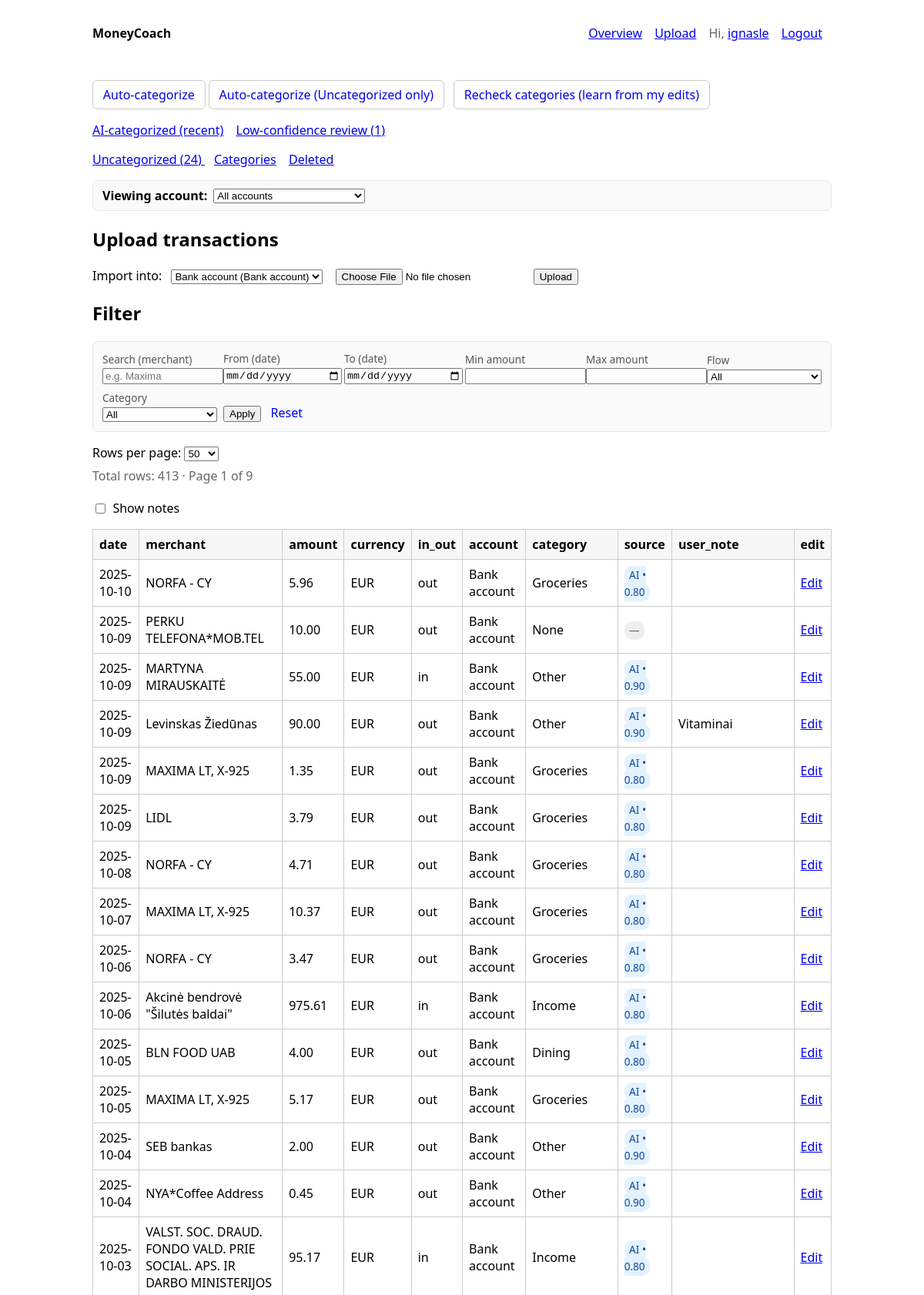
The app's page / (signed in, upper part) with its own data.
### finance/models.py (models this page shows, shortened)
class Transaction(models.Model):
    IN = "in"
    OUT = "out"
    IO_CHOICES = [(IN, "Income"), (OUT, "Spending")]
    ai_suggested_fk = models.ForeignKey(
        Category, null=True, blank=True, on_delete=models.SET_NULL, related_name="ai_suggested_for"
    )
    ai_confidence = models.FloatField(null=True, blank=True)
    ai_reason = models.TextField(blank=True, default="")
    category = models.CharField(max_length=32, choices=CATEGORY_CHOICES, null=True, blank=True)
    category_source = models.CharField(max_length=16, choices=SOURCE_CHOICES, default="unknown")
    user_note = models.TextField(blank=True, default="")
    category_fk = models.ForeignKey(Category, null=True, blank=True, on_delete=models.SET_NULL)
    updated_at = models.DateTimeField(auto_now=True)
    user = models.ForeignKey(settings.AUTH_USER_MODEL, on_delete=models.CASCADE)
    money_source = models.ForeignKey(MoneySource, null=True, blank=True, on_delete=models.SET_NULL, related_name="transactions")
    date = models.DateField()
    merchant = models.CharField(max_length=255, blank=True, default="")
    amount = models.DecimalField(max_digits=12, decimal_places=2)  # positive; direction via in_out
    currency = models.CharField(max_length=8, default="EUR")
    in_out = models.CharField(max_length=3, choices=IO_CHOICES, default=OUT)
    notes = models.TextField(blank=True, default="")
    fingerprint = models.CharField(max_length=64, db_index=True)
    created_at = models.DateTimeField(auto_now_add=True)
    is_deleted = models.BooleanField(default=False)
    deleted_at = models.DateTimeField(null=True, blank=True)
    deleted_note = models.CharField(max_length=200, blank=True, default="")
    class Meta:
        unique_together = ("user", "fingerprint")
        ordering = ["-date", "-id"]
        indexes = [
            models.Index(fields=["user", "is_deleted", "date"]),
            models.Index(fields=["user", "is_deleted", "money_source", "date"]),
        ]

class MoneySource(models.Model):
    TYPE_CHOICES = [
        ("bank", "Bank account"),
        ("cash", "Cash reserve"),
        ("savings", "Savings account"),
    ]
    user = models.ForeignKey(settings.AUTH_USER_MODEL, on_delete=models.CASCADE, related_name="money_sources")
    name = models.CharField(max_length=100)
    type = models.CharField(max_length=20, choices=TYPE_CHOICES, default="bank")
    is_active = models.BooleanField(default=True)
    current_balance = models.DecimalField(max_digits=12, decimal_places=2, null=True, blank=True)
    balance_updated_at = models.DateTimeField(null=True, blank=True)
    created_at = models.DateTimeField(auto_now_add=True)
    updated_at = models.DateTimeField(auto_now=True)
    class Meta:
        unique_together = [("user", "name")]
        indexes = [
            models.Index(fields=["user", "is_active"]),
        ]

class Category(models.Model):
    user = models.ForeignKey(settings.AUTH_USER_MODEL, on_delete=models.CASCADE)
    name = models.CharField(max_length=40)
    color = models.CharField(max_length=7, blank=True, default="")  # optional hex color
    class Meta:
        unique_together = ("user", "name")
        ordering = ["name"]

### finance/views.py (the view, shortened to what this page needs)
# urls.py: path("", f.upload, name="upload"),
@login_required
def upload(request):
    sources = list(MoneySource.objects.filter(user=request.user, is_active=True).order_by("name"))
    if not sources:
        primary_src = MoneySource.objects.create(user=request.user, name="Primary account", type="bank", is_active=True)
        sources = [primary_src]
    default_src = sources[0]
    src_param = (request.GET.get("src") or "").strip()
    active_src = None
    if src_param and src_param != "all":
        try:
            active_src = MoneySource.objects.get(id=int(src_param), user=request.user, is_active=True)
        except MoneySource.DoesNotExist:
            active_src = None  # fallback to all
    stype = (request.GET.get("stype") or "").strip()  # "", "bank", "cash", "savings"
    valid_types = {t for t, _ in MoneySource.TYPE_CHOICES}
    if stype and stype not in valid_types:
        stype = ""  # guard against invalid values
    qs = (Transaction.objects
          .filter(user=request.user, is_deleted=False)
          .select_related("category_fk", "money_source"))
    if active_src:
        qs = qs.filter(money_source=active_src)
    if stype:
        qs = qs.filter(money_source__type=stype)
    q = (request.GET.get("q") or "").strip()
    flow = (request.GET.get("flow") or "").strip()
    cat_id = (request.GET.get("cat") or "").strip()
    d_from = parse_date_filter(request.GET.get("from"))
    d_to   = parse_date_filter(request.GET.get("to"))
    a_min  = parse_decimal_filter(request.GET.get("amin"))
    a_max  = parse_decimal_filter(request.GET.get("amax"))
    if q:
        qs = qs.filter(Q(merchant__icontains=q) | Q(notes__icontains=q) | Q(user_note__icontains=q))
    if flow in ("in", "out"):
        qs = qs.filter(in_out=flow)
    if cat_id:
        try:
            qs = qs.filter(category_fk_id=int(cat_id))
        except ValueError:
            pass
    if d_from:
        qs = qs.filter(date__gte=d_from)
    if d_to:
        qs = qs.filter(date__lte=d_to)
    if a_min is not None:
        qs = qs.filter(amount__gte=a_min)
    if a_max is not None:
        qs = qs.filter(amount__lte=a_max)
    qs = qs.order_by("-date", "-id")
    uncat_count = (Transaction.objects
                   .filter(user=request.user, is_deleted=False)
                   .filter(Q(category_fk__isnull=True) | Q(category__isnull=True) | Q(category="") | Q(category="Other"))
                   .count())
    low_conf_count = Transaction.objects.filter(
        user=request.user, is_deleted=False, ai_suggested_fk__isnull=False
    ).count()
    per = request.GET.get("per")
    try:
        per = max(5, min(200, int(per)))
    except (TypeError, ValueError):
        per = 50
    paginator = Paginator(qs, per)
    page_obj = paginator.get_page(request.GET.get("page"))
    categories = Category.objects.filter(user=request.user).order_by("name")
    ctx = {
        "page_obj": page_obj,
        "total": paginator.count,
        "uncat_count": uncat_count,
        "low_conf_count": low_conf_count,
        "per_options": [20, 50, 100, 200],
        "per_value": per,
        "q": q,
        "flow": flow,
        "cat": cat_id,
        "from": request.GET.get("from") or "",
        "to": request.GET.get("to") or "",
        "amin": request.GET.get("amin") or "",
        "amax": request.GET.get("amax") or "",
        "categories": categories,
        "sources": sources,                         # for dropdowns
        "active_src": active_src,
        "src_param": src_param or "",
        "stype": stype,                             # current account-type filter
        "type_choices": MoneySource.TYPE_CHOICES,   # ('bank','cash','savings') with labels
        "default_account_name": default_src.name,
    }
    return render(request, "upload.html", ctx)

### finance/views.py (called while the page is built, shortened)
def parse_date_filter(s):
    s = (s or "").strip()
    if not s:
        return None

def parse_decimal_filter(s):
    s = (s or "").strip().replace("€", "").replace(",", ".")
    if not s:
        return None
    try:
        return Decimal(s)
    except InvalidOperation:
        return None

### finance/templates/upload.html (shortened to what this page needs)
{% extends "base.html" %}
{% block content %}
<div style="margin: .5rem 0 1rem; margin-top: 50px;">
  <a href="/ai/full/?limit=200"
     style="display:inline-block; padding:.45rem .8rem; border:1px solid #ccc; border-radius:6px; text-decoration:none;">
    Auto-categorize
  </a>
  <a href="/ai/full/?mode=uncat&limit=200"
     style="display:inline-block; padding:.45rem .8rem; border:1px solid #ccc; border-radius:6px; text-decoration:none; margin-right:.5rem;">
    Auto-categorize (Uncategorized only)
  </a>
  <a href="/ai/full/?mode=all&limit=200"
     style="display:inline-block; padding:.45rem .8rem; border:1px solid #ccc; border-radius:6px; text-decoration:none;">
    Recheck categories (learn from my edits)
  </a>
</div>
<div style="margin:.5rem 0 1rem;">
  <a href="/review/ai/" style="margin-right:.75rem">AI-categorized (recent)</a>
  <a href="/review/low/" style="margin-right:.75rem">
    Low-confidence review{% if low_conf_count %} ({{ low_conf_count }}){% endif %}
  </a>
</div>
<div style="margin:.5rem 0 1rem;">
  <a href="/uncategorized/" style="margin-right:.75rem">
    Uncategorized{% if uncat_count %} ({{ uncat_count }}){% endif %}
  </a>
  <a href="/categories/" style="margin-right:.75rem">Categories</a>
  <a href="/deleted/">Deleted</a>
</div>
<form method="get" style="margin:.75rem 0 1rem; padding:.5rem .75rem; border:1px solid #e8e8e8; border-radius:8px; background:#fafafa; display:flex; gap:.5rem; align-items:center;">
  <label for="src"><strong>Viewing account:</strong></label>
  <select name="src" id="src" onchange="this.form.submit()">
    <option value="all" {% if src_param == 'all' %}selected{% endif %}>All accounts</option>
  </select>
</form>
<h2>Upload transactions</h2>
<form method="post" enctype="multipart/form-data" class="upload" action="{% url 'upload' %}">
  <label for="import_src" style="margin-right:.5rem;">Import into:</label>
  <select name="import_src" id="import_src" required style="margin-right:.75rem;">
    {% for s in sources %}
      <option value="{{ s.id }}">{{ s.name }} ({{ s.get_type_display }})</option>
    {% endfor %}
  </select>
  <input type="file" name="file" required>
  <button>Upload</button>
</form>
<h2>Filter</h2>
<form method="get" style="margin:1rem 0; padding:.75rem; border:1px solid #e3e3e3; border-radius:8px; background:#fafafa;">
  <div style="display:grid; grid-template-columns: repeat(6, minmax(120px,1fr)); gap:.5rem; align-items:end;">
    <div>
      <label style="display:block; font-size:.85em; color:#555;">Search (merchant)</label>
      <input type="text" name="q" value="{{ q }}" placeholder="e.g. Maxima" style="width:100%">
    </div>
    <div>
      <label style="display:block; font-size:.85em; color:#555;">From (date)</label>
      <input type="date" name="from" value="{{ from }}" style="width:100%">
    </div>
    <div>
      <label style="display:block; font-size:.85em; color:#555;">To (date)</label>
      <input type="date" name="to" value="{{ to }}" style="width:100%">
    </div>
    <div>
      <label style="display:block; font-size:.85em; color:#555;">Min amount</label>
      <input type="number" step="0.01" name="amin" value="{{ amin }}" style="width:100%">
    </div>
    <div>
      <label style="display:block; font-size:.85em; color:#555;">Max amount</label>
      <input type="number" step="0.01" name="amax" value="{{ amax }}" style="width:100%">
    </div>
    <div>
      <label style="display:block; font-size:.85em; color:#555;">Flow</label>
      <select name="flow" style="width:100%">
        <option value="" {% if not flow %}selected{% endif %}>All</option>
      </select>
    </div>
    <div>
      <label style="display:block; font-size:.85em; color:#555;">Category</label>
      <select name="cat" style="width:100%">
        <option value="" {% if not cat %}selected{% endif %}>All</option>
      </select>
    </div>
    <div style="grid-column: span 2;">
      <button type="submit" style="margin-right:.5rem;">Apply</button>
      <a href="{% if active_src %}/?src={{ active_src.id }}{% elif src_param == 'all' %}/?src=all{% else %}/{% endif %}" style="text-decoration:none;">Reset</a>
    </div>
  </div>
</form>
{% if page_obj and page_obj.object_list %}
  <form method="get" style="margin:.5rem 0;">
    <label>Rows per page:
      <select name="per" onchange="this.form.submit()">
        {% for n in per_options %}
          <option value="{{ n }}" {% if per_value == n %}selected{% endif %}>{{ n }}</option>
        {% endfor %}
      </select>
    </label>
  </form>
{% endif %}
{% if page_obj and page_obj.object_list %}
  <p class="meta">
    Total rows: {{ total }} · Page {{ page_obj.number }} of {{ page_obj.paginator.num_pages }}
  </p>
  <label style="display:inline-flex; align-items:center; gap:.4rem; margin:.25rem 0 1rem;">
    <input type="checkbox" id="toggleNotes">
    <span>Show notes</span>
  </label>
  <table>
    <tr>
      <th>date</th>
      <th>merchant</th>
      <th>amount</th>
      <th>currency</th>
      <th>in_out</th>
      <th>account</th>
      <th>category</th>
      <th>source</th>
      <th>user_note</th>
      <th>edit</th>
    </tr>
    {% for t in page_obj.object_list %}
      <tr>
        <td>{{ t.date|date:"Y-m-d" }}</td>
        <td>{{ t.merchant }}</td>
        <td>{{ t.amount }}</td>
        <td>{{ t.currency }}</td>
        <td>{{ t.in_out }}</td>
        <td>
          {% if t.money_source %}
            {{ t.money_source.name }}
          {% else %}
            <span style="opacity:.6">—</span>
          {% endif %}
        </td>
        <td>
          {% if t.category_fk %}{{ t.category_fk.name }}{% else %}{{ t.category }}{% endif %}
        </td>
        <td>
          {% if t.category_source == "user" %}
            <span style="padding:.15rem .4rem; border-radius:10px; background:#e8f5e9; color:#2e7d32; font-size:.85em;">
              user
            </span>
          {% elif t.category_source == "ai" %}
            {% if t.ai_confidence and t.ai_confidence < 0.80 %}
              <a href="/review/low/" title="{{ t.ai_reason|default_if_none:'' }}"
                 style="padding:.15rem .4rem; border-radius:10px; background:#fff3cd; color:#7a5d00; font-size:.85em; text-decoration:none;">
                AI • {{ t.ai_confidence|floatformat:2 }}
              </a>
            {% else %}
              <span title="{{ t.ai_reason|default_if_none:'' }}"
                    style="padding:.15rem .4rem; border-radius:10px; background:#e3f2fd; color:#0d47a1; font-size:.85em;">
                AI • {{ t.ai_confidence|default_if_none:"" |floatformat:2 }}
              </span>
            {% endif %}
          {% elif t.category_source == "rule" %}
            <span style="padding:.15rem .4rem; border-radius:10px; background:#eef; color:#334; font-size:.85em;">
              rule
            </span>
          {% else %}
            <span style="padding:.15rem .4rem; border-radius:10px; background:#eee; color:#666; font-size:.85em;">
              —
            </span>
          {% endif %}
        </td>
        <td>{{ t.user_note }}</td>
        <td><a href="/tx/{{ t.id }}/edit/?next={{ request.get_full_path|urlencode }}">Edit</a></td>
      </tr>
    {% endfor %}
  </table>
{% else %}
  <p style="opacity:.7">Upload a CSV/Excel to see transactions here.</p>
{% endif %}
{% endblock %}

### moneycoach/templates/base.html (shortened to what this page needs)
<!doctype html>
<div class="container">
  <header>
    <div><strong>MoneyCoach</strong></div>
    <nav>
      <a href="/overview/">Overview</a>
      <a href="/">Upload</a>
      {% if request.user.is_authenticated %}
        <span style="color:#666">Hi, <a href="/profile/" style="margin-right:.75rem;">{{ request.user.username }}</a></span>
        <a href="/logout/">Logout</a>
      {% else %}
        <a href="/login/">Login</a>
        <a href="/register/">Register</a>
      {% endif %}
    </nav>
  </header>
  {% block content %}{% endblock %}
</div>

### moneycoach/templates/base.html (style rules this page uses)
.container { max-width: 960px; margin: 2rem auto; padding: 0 1rem; font-family: system-ui, -apple-system, Segoe UI, Roboto, Arial, sans-serif; }
header { display:flex; justify-content: space-between; align-items: center; margin-bottom: 1rem; }
nav a { margin-right: .75rem; }
table { width: 100%; border-collapse: collapse; }
th, td { border: 1px solid #ccc; padding: 8px; text-align: left; }
th { background: #f7f7f7; position: sticky; top: 0; }
.meta { color: #666; margin: .5rem 0 1rem; }
.upload { margin: 1rem 0; }

### records on screen
Transaction: date "2025-10-10", merchant "NORFA - CY", amount "5.96", currency "EUR", in_out "out", money_source.name "Bank account", category_fk.name "Groceries", ai_confidence "0.80"
Transaction: date "2025-10-09", merchant "PERKU TELEFONA*MOB.TEL", amount "10.00", currency "EUR", in_out "out", money_source.name "Bank account", category "None"
Transaction: date "2025-10-09", merchant "MARTYNA MIRAUSKAITĖ", amount "55.00", currency "EUR", in_out "in", money_source.name "Bank account", category_fk.name "Other", ai_confidence "0.90"
Transaction: date "2025-10-09", merchant "Levinskas Žiedūnas", amount "90.00", currency "EUR", in_out "out", money_source.name "Bank account", category_fk.name "Other", ai_confidence "0.90", user_note "Vitaminai"
Transaction: date "2025-10-09", merchant "MAXIMA LT, X-925", amount "1.35", currency "EUR", in_out "out", money_source.name "Bank account", category_fk.name "Groceries", ai_confidence "0.80"
Transaction: date "2025-10-09", merchant "LIDL", amount "3.79", currency "EUR", in_out "out", money_source.name "Bank account", category_fk.name "Groceries", ai_confidence "0.80"
Transaction: date "2025-10-08", merchant "NORFA - CY", amount "4.71", currency "EUR", in_out "out", money_source.name "Bank account", category_fk.name "Groceries", ai_confidence "0.80"
Transaction: date "2025-10-07", merchant "MAXIMA LT, X-925", amount "10.37", currency "EUR", in_out "out", money_source.name "Bank account", category_fk.name "Groceries", ai_confidence "0.80"
Transaction: date "2025-10-06", merchant "NORFA - CY", amount "3.47", currency "EUR", in_out "out", money_source.name "Bank account", category_fk.name "Groceries", ai_confidence "0.80"
Transaction: date "2025-10-06", merchant "Akcinė bendrovė \"Šilutės baldai\"", amount "975.61", currency "EUR", in_out "in", money_source.name "Bank account", category_fk.name "Income", ai_confidence "0.80"
Transaction: date "2025-10-05", merchant "BLN FOOD UAB", amount "4.00", currency "EUR", in_out "out", money_source.name "Bank account", category_fk.name "Dining", ai_confidence "0.80"
Transaction: date "2025-10-05", merchant "MAXIMA LT, X-925", amount "5.17", currency "EUR", in_out "out", money_source.name "Bank account", category_fk.name "Groceries", ai_confidence "0.80"
Transaction: date "2025-10-04", merchant "SEB bankas", amount "2.00", currency "EUR", in_out "out", money_source.name "Bank account", category_fk.name "Other", ai_confidence "0.90"
Transaction: date "2025-10-04", merchant "NYA*Coffee Address", amount "0.45", currency "EUR", in_out "out", money_source.name "Bank account", category_fk.name "Other", ai_confidence "0.90"
Transaction: date "2025-10-03", merchant "VALST. SOC. DRAUD. FONDO VALD. PRIE SOCIAL. APS. IR DARBO MINISTERIJOS", amount "95.17", currency "EUR", in_out "in", money_source.name "Bank account", category_fk.name "Income", ai_confidence "0.80"

### other values on screen
{{ request.user.username }} "ignasle"
{{ low_conf_count }} "1"
{{ uncat_count }} "24"
{{ total }} "413"
{{ page_obj.number }} "1"
{{ page_obj.paginator.num_pages }} "9"
form field import_src "Bank account (Bank account)"
form field per "50"
